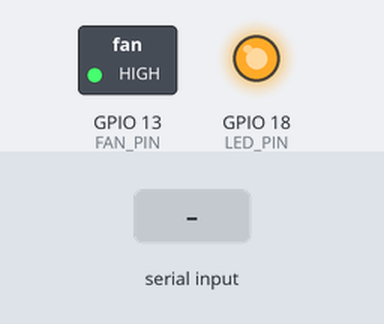
Bench run of a program on a simulated ESP32-S3. Parts: switched loads named in the program (green lamp = pin HIGH), output pins drawn as LEDs (lit = HIGH). The test bench sets the inputs (shaded band). What the program prints to the serial monitor is not drawn.

Above: at 2.7 s.
2.8 s: "b" received over Serial
At 5.9 s:
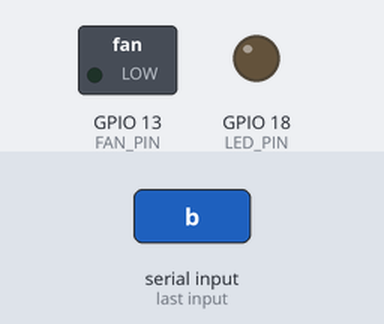
Timing chart, 0 to 7.4 s (numbered marks = the images above; inputs shaded):
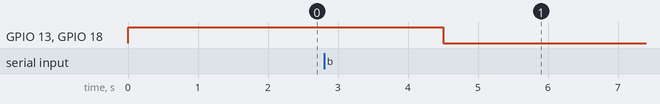

The program:

main.cpp
```cpp
// ═══════════════════════════════════════════════════════════════════════════
// Домашка 2.5 · витяжний вентилятор на апаратному таймері
// Плата: YD-ESP32-S3 (ESP32-S3-WROOM-1-N16R8) · PlatformIO · Arduino framework
// Карта: map.svg
//
// Умова: кожну годину вмикається на 15 хвилин. Для налагодження час стиснутий:
// година = 12 с, 15 хвилин = 3 с, пропорція та сама (1 : 4).
// Вмикає й вимикає лише ISR таймера, loop() тільки друкує лог.
//
// Клавіші в моніторі порту:
//   b — заблокувати loop() на 5 с: лог мовчить, а вентилятор працює далі
//   ? — підказка
// ═══════════════════════════════════════════════════════════════════════════
#include <Arduino.h>

// Для справжньої роботи: 3600 і 900
#define FAN_PERIOD_S 12
#define FAN_ON_S 3

namespace {
    struct Config {
        static constexpr uint8_t FAN_PIN = 13; // база 2N2222A через 1 кОм: мотор K-04 = вентилятор
        static constexpr uint8_t LED_PIN = 18; // дублює стан вентилятора

        static constexpr uint8_t TIMER_ID = 0;
        static constexpr uint16_t TIMER_DIVIDER = 80; // 80 МГц ÷ 80 = 1 МГц, один тік = 1 мкс
        static constexpr uint64_t TICK_US = 1000000; // переривання раз на секунду

        static constexpr uint32_t BLOCK_MS = 5000;
    };

    hw_timer_t *timer = nullptr;

    // Спільне з ISR, тому volatile; змінює лише ISR, loop() лише читає
    volatile bool fanOn = true;
    volatile uint32_t secondsInPeriod = 0;

    void ARDUINO_ISR_ATTR onSecond() {
        const uint32_t seconds = secondsInPeriod + 1;
        if (seconds >= FAN_PERIOD_S) {
            secondsInPeriod = 0;
            fanOn = true;
        } else {
            secondsInPeriod = seconds;
            if (seconds == FAN_ON_S) fanOn = false;
        }
        digitalWrite(Config::FAN_PIN, fanOn ? HIGH : LOW);
        digitalWrite(Config::LED_PIN, fanOn ? HIGH : LOW);
    }

    void printHelp() {
        Serial.println("b — заблокувати loop() на 5 с · ? — підказка");
    }

    void printState(const bool on) {
        Serial.printf("%7.2f с | вентилятор %s\n", millis() / 1000.0f, on ? "УВІМК" : "вимк");
    }

    void handleKeys() {
        while (Serial.available() > 0) {
            const char key = static_cast<char>(Serial.read());
            if (key == 'b') {
                Serial.println("loop() заблокований на 5 с");
                delay(Config::BLOCK_MS); // навмисно: таймер не залежить від цього циклу
                Serial.println("loop() знову працює");
            } else if (key == '?') {
                printHelp();
            }
        }
    }
} // namespace

void setup() {
    digitalWrite(Config::FAN_PIN, HIGH);
    pinMode(Config::FAN_PIN, OUTPUT);
    digitalWrite(Config::LED_PIN, HIGH);
    pinMode(Config::LED_PIN, OUTPUT);

    Serial.begin(115200);
    delay(1500); // час на підключення монітора (рідний USB)
    Serial.printf("Домашка 2.5 · період %d с, увімкнено %d с\n", FAN_PERIOD_S, FAN_ON_S);
    printHelp();

    timer = timerBegin(Config::TIMER_ID, Config::TIMER_DIVIDER, true);
    timerAttachInterrupt(timer, &onSecond, true);
    timerAlarmWrite(timer, Config::TICK_US, true); // true = повторювати без участі loop()
    timerAlarmEnable(timer);
}

void loop() {
    static bool printed = false;
    static bool lastState = false;

    handleKeys();

    const bool state = fanOn;
    if (!printed || state != lastState) {
        printed = true;
        lastState = state;
        printState(state);
    }
}
```
